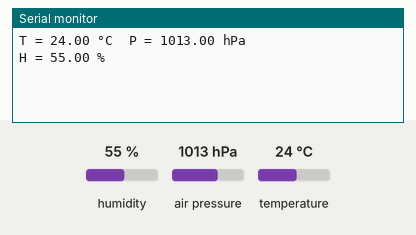
The program below on a simulated ESP32. On the bench: the last lines printed to the serial monitor. Wiring (inferred from the names in the program): BME280 sensor at I2C address 0x76. Inputs (shaded band) come from the test bench; at power-on: humidity 55 %, air pressure 1013 hPa, temperature 24 °C.

Above: at 1.4 s.
1.5 s: humidity set to 22 %
At 1.5 s:
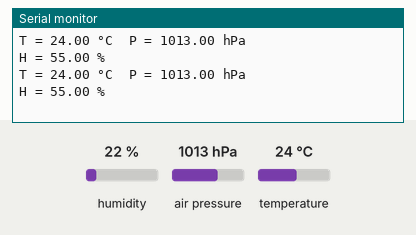
3.0 s: air pressure set to 952 hPa
At 4.3 s:
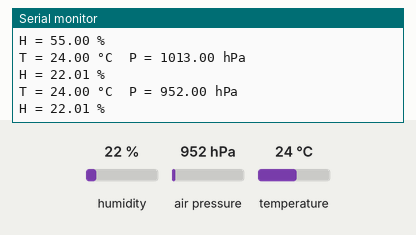
4.5 s: temperature set to 12 °C
At 5.2 s:
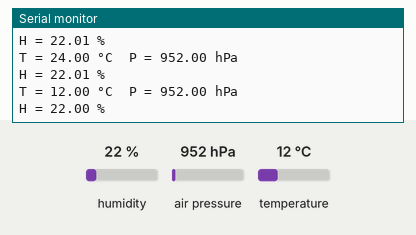
Timing chart, 0 to 7.5 s (numbered marks = the images above; inputs shaded):
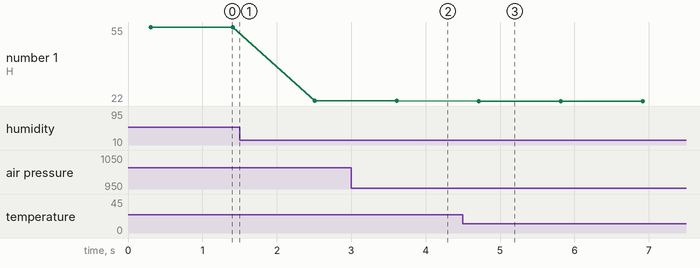

The program:

main.cpp
```cpp
#include <Arduino.h>
#include <Wire.h>

// Endereço I2C do BME280 (pode ser 0x76 ou 0x77)
#define BME280_I2C_ADDR  0x76

// Registradores
#define REG_CALIB_00     0x88
#define REG_CALIB_26     0xE1
#define REG_CTRL_HUM     0xF2
#define REG_STATUS       0xF3
#define REG_CTRL_MEAS    0xF4
#define REG_CONFIG       0xF5
#define REG_DATA         0xF7

// Variáveis de calibração
uint16_t dig_T1;
int16_t  dig_T2, dig_T3;
uint16_t dig_P1;
int16_t  dig_P2, dig_P3, dig_P4, dig_P5, dig_P6, dig_P7, dig_P8, dig_P9;
uint8_t  dig_H1;
int16_t  dig_H2, dig_H3;
int16_t  dig_H4, dig_H5;
int8_t   dig_H6;

// Variável interna para compensação de temperatura
int32_t t_fine;

// Leitura de múltiplos bytes
void readBytes(uint8_t reg, uint8_t* buf, uint8_t len) {
  Wire.beginTransmission(BME280_I2C_ADDR);
  Wire.write(reg);
  Wire.endTransmission();
  Wire.requestFrom(BME280_I2C_ADDR, len);
  for (uint8_t i = 0; i < len; i++) {
    buf[i] = Wire.read();
  }
}

// Escrita de um byte
void writeByte(uint8_t reg, uint8_t value) {
  Wire.beginTransmission(BME280_I2C_ADDR);
  Wire.write(reg);
  Wire.write(value);
  Wire.endTransmission();
}

// Carrega todos os coeficientes de calibração do sensor
void readCalibration() {
  uint8_t buf1[24];
  readBytes(REG_CALIB_00, buf1, 24);

  dig_T1 = (buf1[1] << 8) | buf1[0];
  dig_T2 = (buf1[3] << 8) | buf1[2];
  dig_T3 = (buf1[5] << 8) | buf1[4];

  dig_P1 = (buf1[7] << 8) | buf1[6];
  dig_P2 = (buf1[9] << 8) | buf1[8];
  dig_P3 = (buf1[11] << 8) | buf1[10];
  dig_P4 = (buf1[13] << 8) | buf1[12];
  dig_P5 = (buf1[15] << 8) | buf1[14];
  dig_P6 = (buf1[17] << 8) | buf1[16];
  dig_P7 = (buf1[19] << 8) | buf1[18];
  dig_P8 = (buf1[21] << 8) | buf1[20];
  dig_P9 = (buf1[23] << 8) | buf1[22];

  // H1
  readBytes(0xA1, &dig_H1, 1);

  uint8_t buf2[7];
  readBytes(REG_CALIB_26, buf2, 7);
  dig_H2 = (buf2[1] << 8) | buf2[0];
  dig_H3 = buf2[2];
  dig_H4 = (buf2[3] << 4) | (buf2[4] & 0x0F);
  dig_H5 = (buf2[5] << 4) | (buf2[4] >> 4);
  dig_H6 = (int8_t)buf2[6];
}

// Compensação de temperatura (ºC *100)
int32_t compensateTemperature(int32_t adc_T) {
  int32_t var1 = ((((adc_T >> 3) - ((int32_t)dig_T1 << 1))) * ((int32_t)dig_T2)) >> 11;
  int32_t var2 = (((((adc_T >> 4) - ((int32_t)dig_T1)) * ((adc_T >> 4) - ((int32_t)dig_T1))) >> 12) *
                  ((int32_t)dig_T3)) >> 14;
  t_fine = var1 + var2;
  return (t_fine * 5 + 128) >> 8;
}

// Compensação de pressão (Pa)
uint32_t compensatePressure(int32_t adc_P) {
  int64_t var1 = (int64_t)t_fine - 128000;
  int64_t var2 = var1 * var1 * (int64_t)dig_P6;
  var2 = var2 + ((var1 * (int64_t)dig_P5) << 17);
  var2 = var2 + (((int64_t)dig_P4) << 35);
  var1 = ((var1 * var1 * (int64_t)dig_P3) >> 8) + ((var1 * (int64_t)dig_P2) << 12);
  var1 = (((((int64_t)1) << 47) + var1) * ((int64_t)dig_P1)) >> 33;
  if (var1 == 0) return 0; // evita divisão por zero
  int64_t p = 1048576 - adc_P;
  p = (((p << 31) - var2) * 3125) / var1;
  var1 = (((int64_t)dig_P9) * (p >> 13) * (p >> 13)) >> 25;
  var2 = (((int64_t)dig_P8) * p) >> 19;
  p = ((p + var1 + var2) >> 8) + (((int64_t)dig_P7) << 4);
  return (uint32_t)p;
}

// compensação em float para pressão, retorna Pa
float compensatePressureFloat(int32_t adc_P) {
  float var1 = ((float)t_fine / 2.0f) - 64000.0f;
  float var2 = var1 * var1 * (float)dig_P6 / 32768.0f;
  var2  = var2 + var1 * (float)dig_P5 * 2.0f;
  var2  = (var2 / 4.0f) + ((float)dig_P4 * 65536.0f);
  var1  = (((float)dig_P3 * var1 * var1) / 524288.0f + ((float)dig_P2 * var1)) / 524288.0f;
  var1  = (1.0f + var1 / 32768.0f) * (float)dig_P1;
  if (fabs(var1) < 0.0001f) return 0;  // evita divisão por zero

  float p = 1048576.0f - (float)adc_P;
  p = (p - (var2 / 4096.0f)) * 6250.0f / var1;
  var1 = ((float)dig_P9 * p * p) / 2147483648.0f;
  var2 = (p * (float)dig_P8) / 32768.0f;
  p    = p + (var1 + var2 + (float)dig_P7) / 16.0f;

  return p;
}

// Compensação de umidade (RH *1024)
uint32_t compensateHumidity(int32_t adc_H) {
  int32_t v_x1 = t_fine - ((int32_t)76800);
  v_x1 = (((((adc_H << 14) - ((int32_t)dig_H4 << 20) - ((int32_t)dig_H5 * v_x1)) +
         ((int32_t)16384)) >> 15) *
         (((((((v_x1 * (int32_t)dig_H6) >> 10) * (((v_x1 * (int32_t)dig_H3) >> 11) +
         ((int32_t)32768))) >> 10) + ((int32_t)2097152)) * (int32_t)dig_H2 + 8192) >> 14));
  v_x1 = v_x1 - (((((v_x1 >> 15) * (v_x1 >> 15)) >> 7) * (int32_t)dig_H1) >> 4);
  v_x1 = (v_x1 < 0 ? 0 : v_x1);
  v_x1 = (v_x1 > 419430400 ? 419430400 : v_x1);
  return (uint32_t)(v_x1 >> 12);
}

void setup() {
  Serial.begin(115200);
  Wire.begin(21, 22);  // SDA, SCL no ESP32 (ajuste se necessário)
  delay(100);

  // Reset opcional (escreve 0xB6 no reg 0xE0)
  writeByte(0xE0, 0xB6);
  delay(100);

  readCalibration();

  // Configura oversampling:
  // Humidity x1
  writeByte(REG_CTRL_HUM, 0x01);
  // Temp x1, Press x1, Forced mode
  writeByte(REG_CTRL_MEAS, (0x01 << 5) | (0x01 << 2) | 0x01);
  // Config: t_sb=1000ms, filtro off, SPI desativado
  writeByte(REG_CONFIG, (0x05 << 5) | (0 << 2) | 0);
}

void loop() {
  // Modo forçado: toda leitura precisa reconfigurar CTRL_MEAS
  writeByte(REG_CTRL_MEAS, (0x01 << 5) | (0x01 << 2) | 0x01);
  delay(100);  // aguarda conversão

  uint8_t data[8];
  readBytes(REG_DATA, data, 8);

  int32_t adc_P = ((uint32_t)data[0] << 12) | ((uint32_t)data[1] << 4) | (data[2] >> 4);
  int32_t adc_T = ((uint32_t)data[3] << 12) | ((uint32_t)data[4] << 4) | (data[5] >> 4);
  int32_t adc_H = ((uint32_t)data[6] << 8)  | data[7];

  int32_t  T  = compensateTemperature(adc_T);      // em centésimos de °C
  uint32_t P  = compensatePressure(adc_P);         // em Pa
  uint32_t H  = compensateHumidity(adc_H);         // em milésimos de %RH
  float P_pa  = compensatePressureFloat(adc_P);
  float P_hpa = P_pa / 100.0f;

  Serial.print("T = "); Serial.print(T / 100.0); Serial.print(" °C\t");
  // Serial.print("P = "); Serial.print(P / 100.0); Serial.print(" hPa\t");
  Serial.print("P = "); Serial.print(P_hpa); Serial.println(" hPa");
  Serial.print("H = "); Serial.print(H / 1024.0); Serial.println(" %");

  delay(1000);
}
```

Measured:
- after the input at 3.0 s, the serial monitor: prints a new line after 0.61 s (image 2)
- after the input at 4.5 s, the serial monitor: prints a new line after 0.21 s (image 3)
- plotted number 1: 55 → 22.01 after the input at 1.5 s, 22.01 → 22 after the input at 4.5 s
